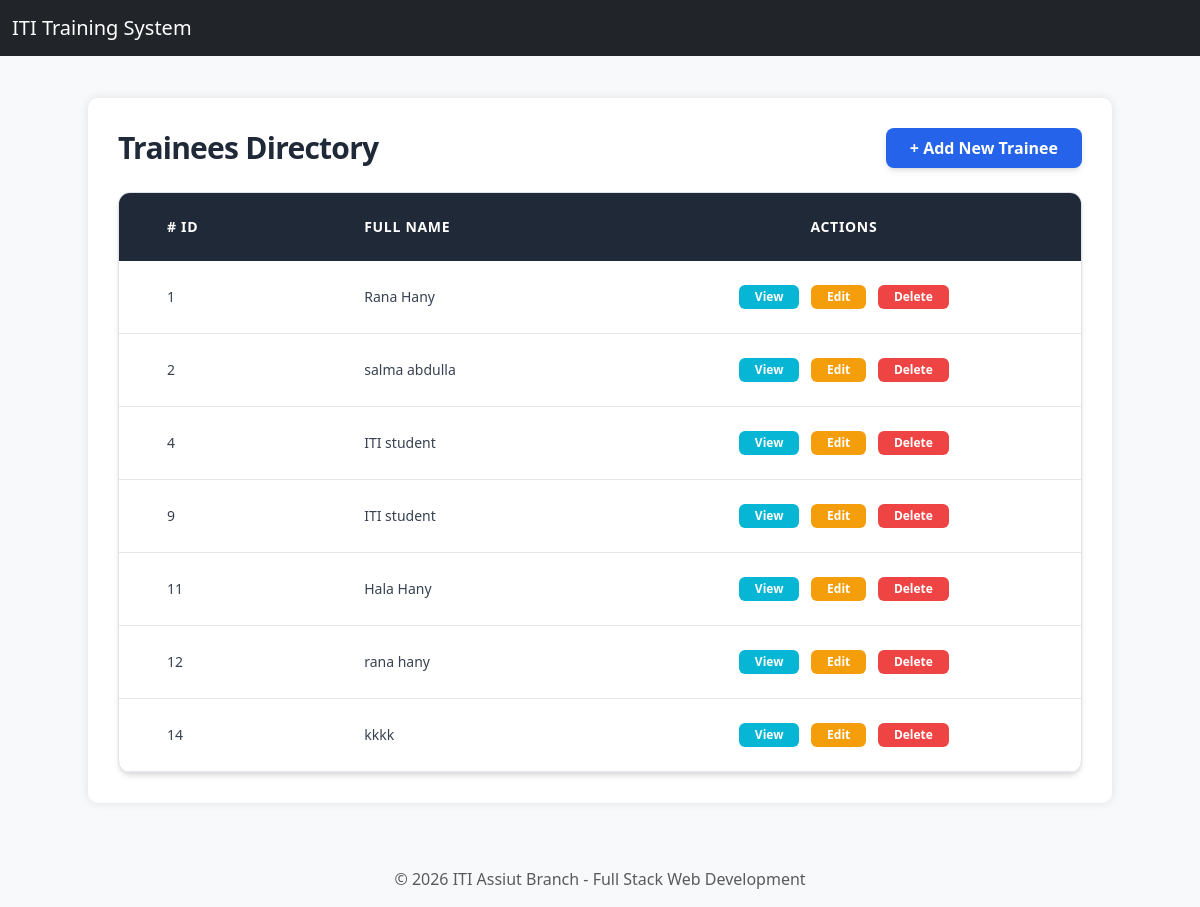
Page /trainee/list/ on the earlier database version.
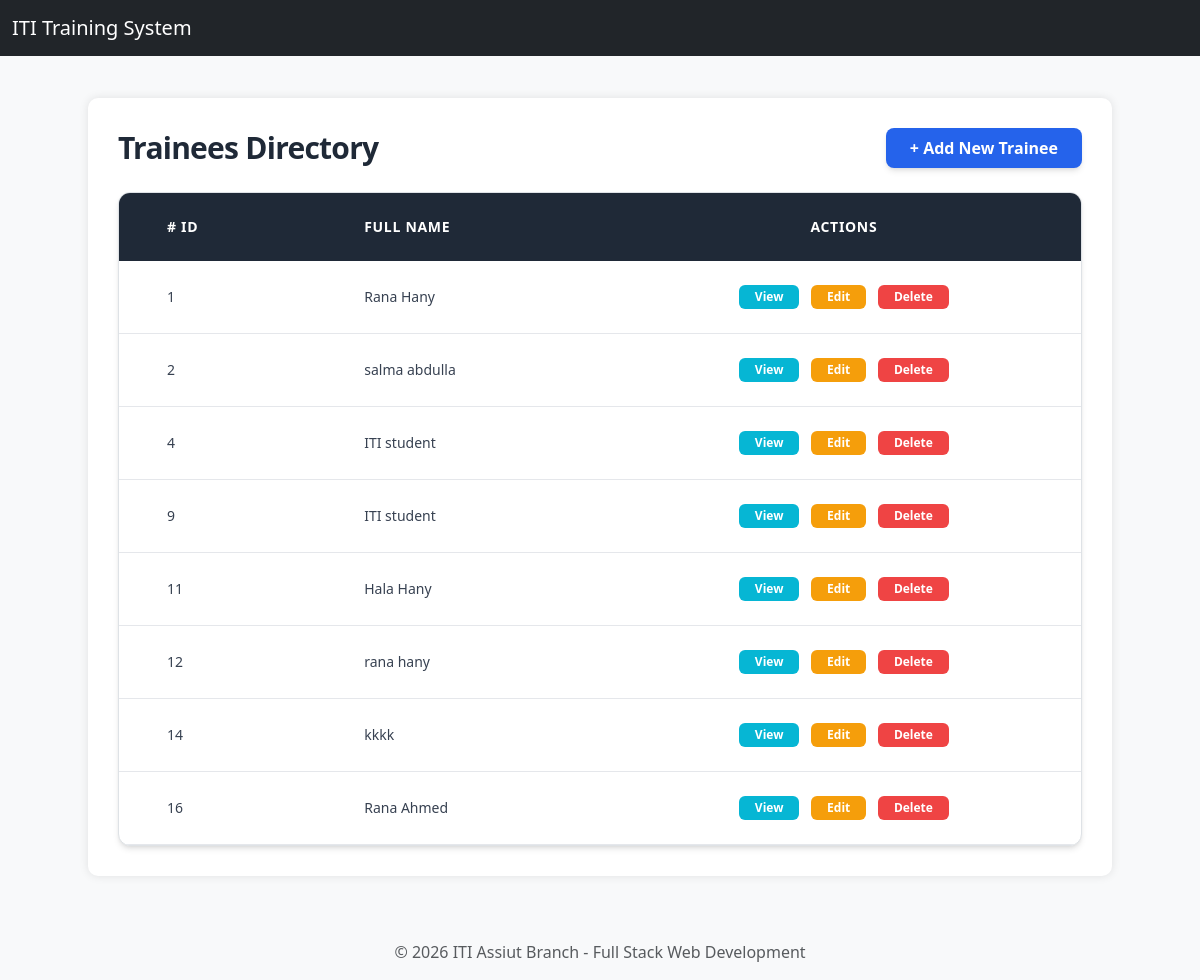
Same page on the later database version.
### trainee/models.py (models this page shows, shortened)
class Trainee(models.Model):
    id = models.AutoField(primary_key=True)
    name = models.CharField(
        max_length=100,
        validators=[validate_name_length]
    )

### trainee/views.py (the view)
# urls.py: path('list/', views.TraineeListView.as_view(), name='trainee-list'),
class TraineeListView(ListView):
    model = Trainee
    template_name = 'trainee/list.html'
    context_object_name = 'trainees'

### templates/trainee/list.html (shortened to what this page needs)
{% extends 'parent.html' %}
{% block content %}
<div class="flex justify-between items-center mb-6">
    <h2 class="text-3xl font-extrabold text-gray-800 tracking-tight">Trainees Directory</h2>
    <a href="{% url 'trainee-add' %}" class="bg-blue-600 hover:bg-blue-700 text-white font-semibold py-2 px-6 rounded-lg shadow-md transition duration-300 ease-in-out transform hover:-translate-y-1">
        + Add New Trainee
    </a>
</div>
<div class="overflow-x-auto bg-white rounded-xl shadow-md border border-gray-100">
    <table class="min-w-full leading-normal">
        <thead>
            <tr class="bg-gray-800 text-white text-left text-sm uppercase tracking-wider">
                <th class="px-5 py-4 font-bold"># ID</th>
                <th class="px-5 py-4 font-bold">Full Name</th>
                <th class="px-5 py-4 font-bold text-center">Actions</th>
            </tr>
        </thead>
        <tbody class="text-gray-700">
            {% for t in trainees %}
            <tr class="border-b border-gray-200 hover:bg-gray-50 transition-colors">
                <td class="px-5 py-4 text-sm font-medium">{{ t.id }}</td>
                <td class="px-5 py-4 text-sm">{{ t.name }}</td>
                <td class="px-5 py-4 text-sm text-center space-x-2">
                    <a href="{% url 'trainee-detail' t.id %}" class="inline-block bg-cyan-500 hover:bg-cyan-600 text-white px-3 py-1 rounded-md text-xs font-bold transition">View</a>
                    <a href="{% url 'trainee-update' t.id %}" class="inline-block bg-amber-500 hover:bg-amber-600 text-white px-3 py-1 rounded-md text-xs font-bold transition">Edit</a>
                    <a href="{% url 'trainee-delete' t.id %}" class="inline-block bg-red-500 hover:bg-red-600 text-white px-3 py-1 rounded-md text-xs font-bold transition">Delete</a>
                </td>
            </tr>
            {% empty %}
            <tr>
                <td colspan="3" class="px-5 py-10 text-center text-gray-400 italic">
                    No trainees found in the database.
                </td>
            </tr>
            {% endfor %}
        </tbody>
    </table>
</div>
{% endblock %}

Differences in the rows shown:
added Trainee: id "16", name "Rana Ahmed"
